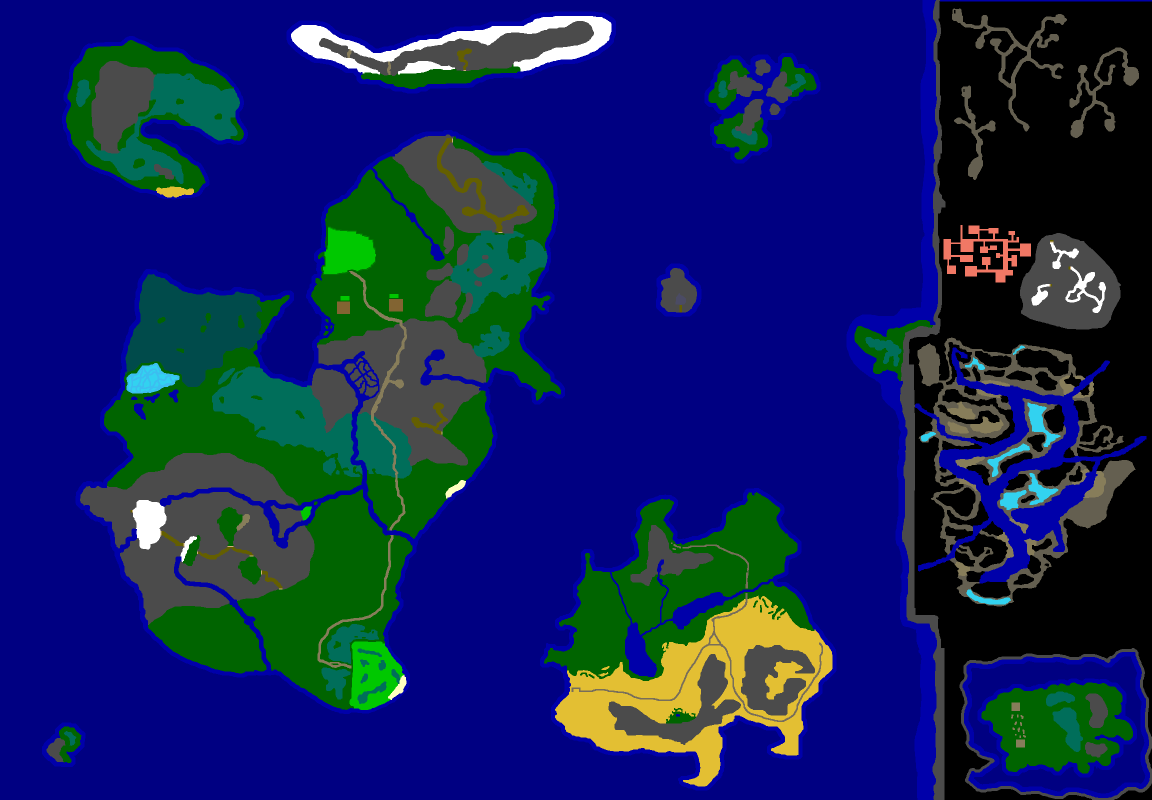
#> input picture VystiaTerrainGeneration/vystia_pipeline_v2/examples/Terrain.bmp, 2304 x 1600 px, found by its file name (shown at 1/2 size)
$ python 55_fix_bmp_for_uomapmake.py
#> lines starting #> are read from the running program, lines starting #| are printed output that depends on the picture
"""
Stage 5.5: Fix BMP Format for UOMapMake Strict Requirements
============================================================
UOMapMake is very picky about BMP format. This script ensures:
- Exact BMPv3 format with proper color table
- Correct stride alignment
- Proper palette entries (256 colors for indexed)
- No extra headers or data
"""
import os, struct
import numpy as np
from PIL import Image

ROOT = os.path.dirname(os.path.abspath(__file__))
BASE = os.path.abspath(os.path.join(ROOT, ".."))
EXPORT_DIR = os.path.join(BASE, "exports")

TERRAIN_IN = os.path.join(EXPORT_DIR, "Terrain.bmp")
ALTITUDE_IN = os.path.join(EXPORT_DIR, "Altitude.bmp")

TERRAIN_OUT = os.path.join(EXPORT_DIR, "Terrain_fixed.bmp")
ALTITUDE_OUT = os.path.join(EXPORT_DIR, "Altitude_fixed.bmp")

print("="*60)
print("Stage 5.5: Fixing BMP Format for UOMapMake")
print("="*60)

def write_bmp_v3_manual(img_array, palette, output_path, is_grayscale=False):
    """
    Manually write BMPv3 format with exact specifications for UOMapMake.

    Args:
        img_array: numpy array of pixel data (H x W), values 0-255
        palette: list of (R, G, B) tuples, or None for grayscale
        output_path: output BMP file path
        is_grayscale: if True, create grayscale palette
    """
    height, width = img_array.shape

    # BMP requires rows to be padded to multiple of 4 bytes
    row_size = width  # 1 byte per pixel (8-bit)
    padding = (4 - (row_size % 4)) % 4
    row_size_padded = row_size + padding

    # Palette: 256 colors x 4 bytes (BGRA)
    if is_grayscale:
        # Grayscale: R=G=B=index, A=0
        palette = [(i, i, i, 0) for i in range(256)]
    else:
        # Ensure palette has exactly 256 entries
        if palette is None:
            raise ValueError("Palette required for indexed color")

        # Pad palette to 256 colors if needed
        palette_bgra = []
        for i in range(256):
            if i < len(palette):
                r, g, b = palette[i]
                palette_bgra.append((b, g, r, 0))  # BGRA format
            else:
                palette_bgra.append((0, 0, 0, 0))  # Black padding
        palette = palette_bgra

    palette_size = 256 * 4  # 1024 bytes

    # Calculate file size
    pixel_data_size = row_size_padded * height
    file_header_size = 14
    dib_header_size = 40
    file_size = file_header_size + dib_header_size + palette_size + pixel_data_size
    pixel_data_offset = file_header_size + dib_header_size + palette_size

    with open(output_path, 'wb') as f:
        # ====== BMP File Header (14 bytes) ======
        f.write(b'BM')                              # Signature
        f.write(struct.pack('<I', file_size))       # File size
        f.write(struct.pack('<H', 0))               # Reserved1
        f.write(struct.pack('<H', 0))               # Reserved2
        f.write(struct.pack('<I', pixel_data_offset))  # Pixel data offset

        # ====== DIB Header - BITMAPINFOHEADER (40 bytes) ======
        f.write(struct.pack('<I', 40))              # DIB header size
        f.write(struct.pack('<i', width))           # Width
        f.write(struct.pack('<i', height))          # Height (positive = bottom-up)
        f.write(struct.pack('<H', 1))               # Planes (always 1)
        f.write(struct.pack('<H', 8))               # Bits per pixel (8-bit)
        f.write(struct.pack('<I', 0))               # Compression (0 = BI_RGB)
        f.write(struct.pack('<I', pixel_data_size)) # Image size
        f.write(struct.pack('<i', 2835))            # X pixels per meter (72 DPI)
        f.write(struct.pack('<i', 2835))            # Y pixels per meter (72 DPI)
        f.write(struct.pack('<I', 256))             # Colors in palette
        f.write(struct.pack('<I', 0))               # Important colors (0 = all)

        # ====== Color Table (1024 bytes) ======
        for b, g, r, a in palette:
            f.write(struct.pack('BBBB', b, g, r, a))

        # ====== Pixel Data ======
        # BMP stores rows bottom-to-top
        for y in range(height - 1, -1, -1):
            row = img_array[y, :]
            f.write(row.tobytes())
            # Write padding bytes
            if padding > 0:
                f.write(b'\x00' * padding)

    print(f"[OK] Written: {output_path}")
    print(f"     Size: {width}x{height}, {file_size} bytes, 8-bit, BMPv3")

# ============================================================
# Fix Terrain.bmp
# ============================================================
print("\nFixing Terrain.bmp...")
terrain_img = Image.open(TERRAIN_IN)
#> terrain_img is the input picture: PIL image 2304x1600 P; mean R, G, B 16.7, 32.6, 93

if terrain_img.mode != 'P':
    print(f"  Converting from {terrain_img.mode} to palette mode...")
    terrain_img = terrain_img.convert('P', palette=Image.ADAPTIVE, colors=256)

# Get pixel data
terrain_array = np.array(terrain_img, dtype=np.uint8)
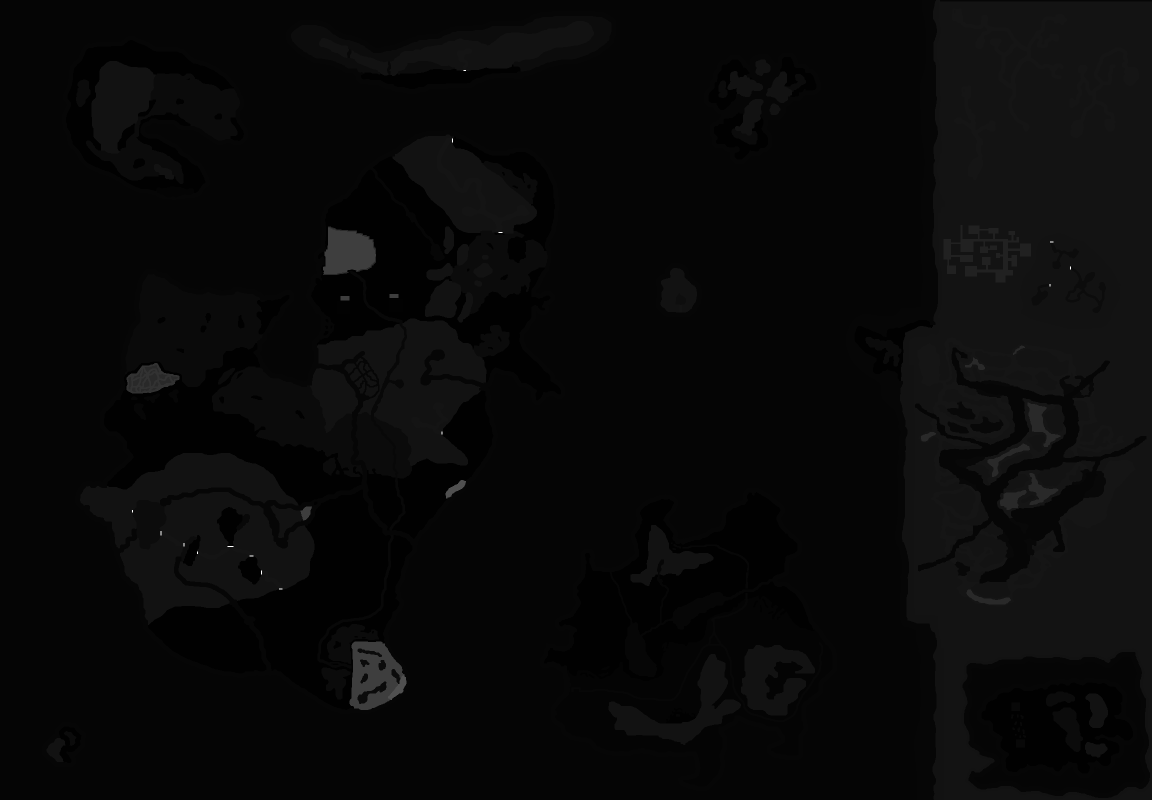
#> terrain_array: shape (1600, 2304) (shown at 1/2 size); min 1, max 255, mean 8.5

# Get palette (PIL returns as flat list: R1,G1,B1,R2,G2,B2,...)
palette_flat = terrain_img.getpalette()
#> palette_flat = 768 values, max 255 at index 29, min 0 at index 3, mean 34.76
if palette_flat is None:
    print("  ERROR: No palette found, creating default")
    terrain_palette = [(i, i, i) for i in range(256)]
else:
    terrain_palette = []
    for i in range(0, min(len(palette_flat), 768), 3):
        terrain_palette.append((palette_flat[i], palette_flat[i+1], palette_flat[i+2]))
#> this loop made 256 passes
#> i on passes 2 to 4: 3, 6, 9
#> after the loop, terrain_palette = 256 items, first 6: (50, 65, 75), (0, 100, 0), (130, 100, 50), (130, 100, 85), (227, 191, 51), (0, 0, 130)

print(f"  Palette colors: {len(terrain_palette)}")
#|   Palette colors: 256
print(f"  Dimensions: {terrain_array.shape[1]}x{terrain_array.shape[0]}")
#|   Dimensions: 2304x1600

write_bmp_v3_manual(terrain_array, terrain_palette, TERRAIN_OUT, is_grayscale=False)
#> the loop in write_bmp_v3_manual, `for i in range(256):` made 256 passes
#> (r, g, b) on passes 1 to 12: (50, 65, 75), (0, 100, 0), (130, 100, 50), (130, 100, 85), (227, 191, 51), (0, 0, 130), (0, 0, 170), (120, 110, 90), (135, 125, 90), (0, 110, 255), (0, 75, 75), (0, 110, 90)
#> after the loop in write_bmp_v3_manual, `for i in range(256):`: palette_bgra = 256 items, first 6: (75, 65, 50, 0), (0, 100, 0, 0), (50, 100, 130, 0), (85, 100, 130, 0), (51, 191, 227, 0), (130, 0, 0, 0)
#> in write_bmp_v3_manual, `palette = palette_bgra`: palette has the same summary as palette_bgra
#> the loop in write_bmp_v3_manual, `for b, g, r, a in palette:` made 256 passes
#> (b, g, r) on passes 1 to 3: (75, 65, 50), (0, 100, 0), (50, 100, 130)
#|      Size: 2304x1600, 3687478 bytes, 8-bit, BMPv3

# ============================================================
# Fix Altitude.bmp
# ============================================================
print("\nFixing Altitude.bmp...")
altitude_img = Image.open(ALTITUDE_IN)
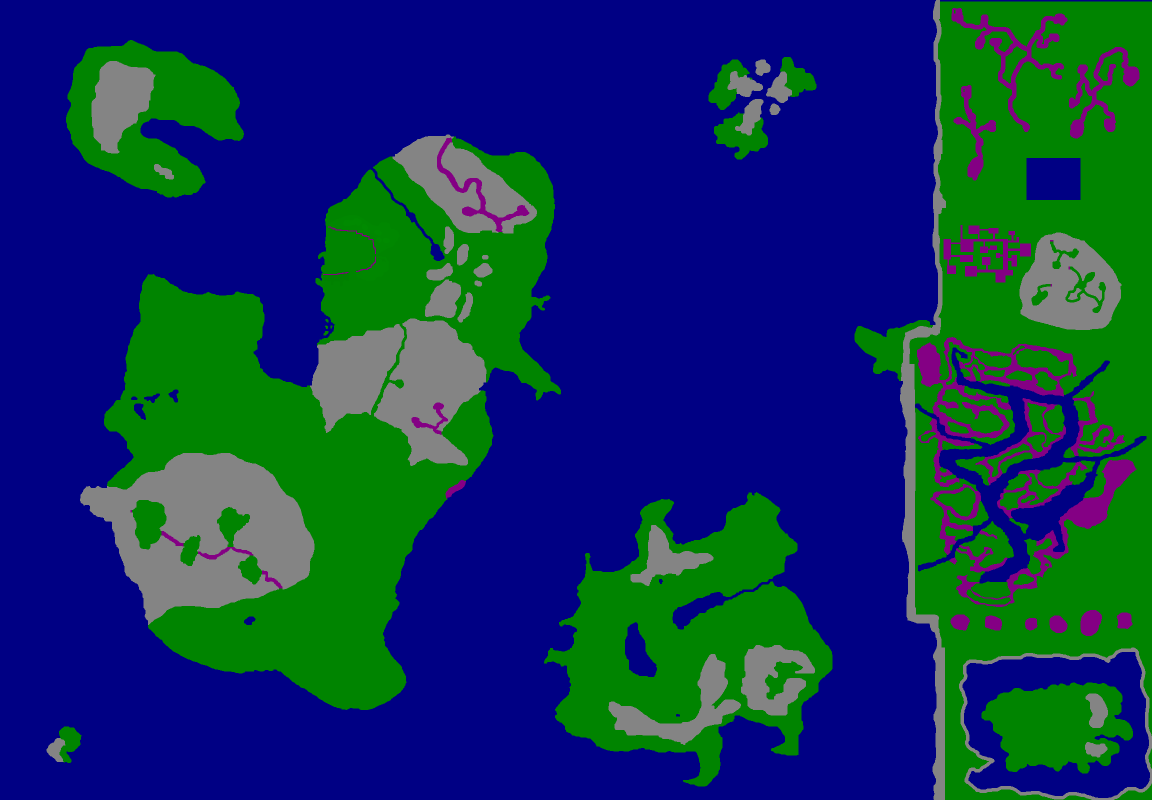
#> input picture VystiaTerrainGeneration/vystia_pipeline_v2/examples/Altitude.bmp, 2304 x 1600 px, found by its file name (shown at 1/2 size)
#> altitude_img is the input picture: PIL image 2304x1600 P; mean R, G, B 14.4, 51.3, 91.7

if altitude_img.mode != 'L':
    print(f"  Converting from {altitude_img.mode} to grayscale...")
#> (printed output is left out)
    altitude_img = altitude_img.convert('L')
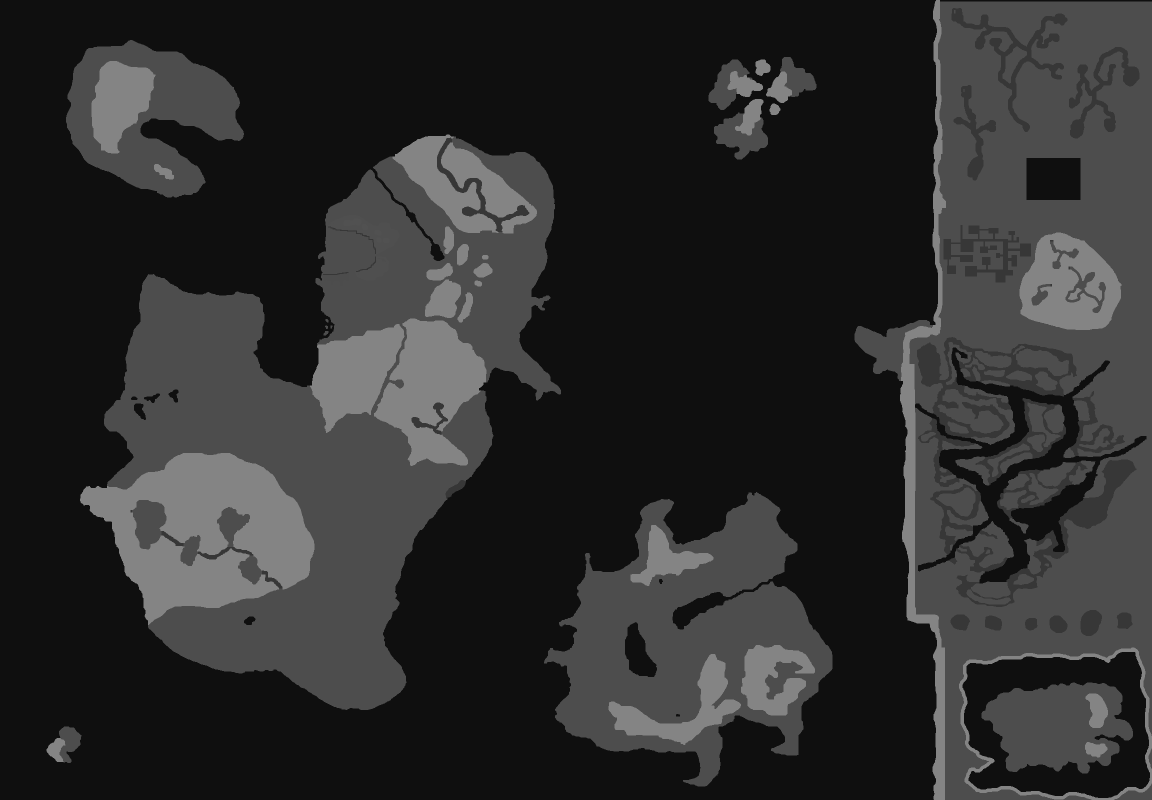
#> altitude_img: PIL image 2304x1600 L (shown at 1/2 size); min 15, max 132, mean 44.7

# Get pixel data
altitude_array = np.array(altitude_img, dtype=np.uint8)

print(f"  Dimensions: {altitude_array.shape[1]}x{altitude_array.shape[0]}")
#|   Dimensions: 2304x1600
print(f"  Range: {altitude_array.min()}-{altitude_array.max()}")
#|   Range: 15-132

write_bmp_v3_manual(altitude_array, None, ALTITUDE_OUT, is_grayscale=True)
#|      Size: 2304x1600, 3687478 bytes, 8-bit, BMPv3

# ============================================================
# Copy to root for UOMapMake convenience
# ============================================================
import shutil

print("\nCopying to pipeline root for UOMapMake...")
shutil.copy(TERRAIN_OUT, os.path.join(BASE, "Terrain.bmp"))
shutil.copy(ALTITUDE_OUT, os.path.join(BASE, "Altitude.bmp"))
print(f"[OK] Copied to: {BASE}")

print("\n" + "="*60)
print("Stage 5.5 Complete!")
print("="*60)
print(f"Files ready in: {BASE}")
print("  - Terrain.bmp")
print("  - Altitude.bmp")
print("\nRun UOMapMake.exe from this directory.")
print("="*60)
